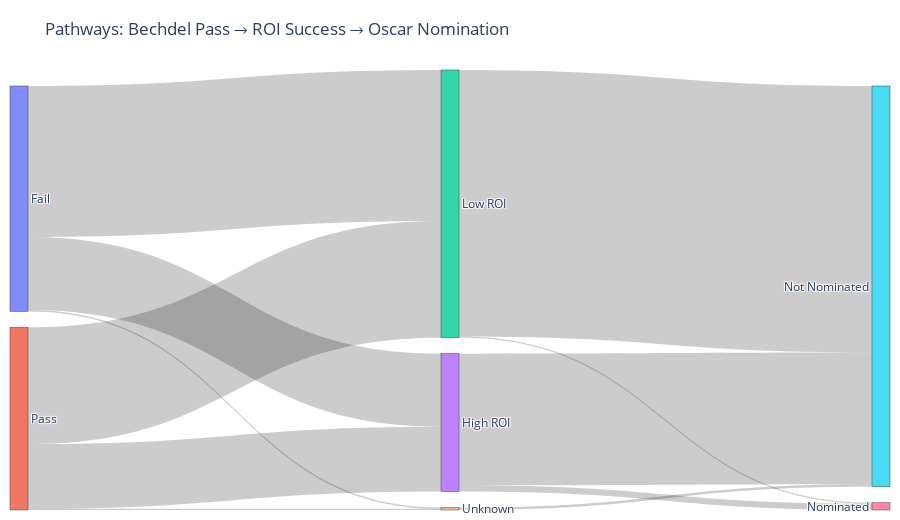

Write notebook code for a chart like this one.
### Code cell
import numpy as np
import pandas as pd
import plotly.graph_objects as go

d = df.copy()
d["roi"] = pd.to_numeric(d["roi"], errors="coerce")
d["osc_nominations"] = pd.to_numeric(d.get("osc_nominations", 0), errors="coerce").fillna(0)

# ---- ROI bucket (robust) ----
d["roi_bucket"] = pd.NA
mask = d["roi"].notna()
if mask.sum() >= 50:
    thr = d.loc[mask, "roi"].quantile(0.66)
    # assign ONLY to the masked rows; RHS has same length
    d.loc[mask, "roi_bucket"] = np.where(d.loc[mask, "roi"] >= thr, "High ROI", "Low ROI")
else:
    d.loc[mask, "roi_bucket"] = "Low ROI"   # or keep as NA
# fill the rest for Sankey
d["roi_bucket"] = d["roi_bucket"].fillna("Unknown")

# ---- Nomination flag ----
d["nominated"] = np.where(d["osc_nominations"] > 0, "Nominated", "Not Nominated")

# ---- Bechdel pass flag (if not already present) ----
if "bechdel_pass" not in d.columns:
    d["bechdel_pass"] = (
        d.get("binary", "")
         .astype(str).str.upper().isin(["PASS","1","TRUE","YES"])
         .astype(int)
    )
d["pass_stage"] = np.where(d["bechdel_pass"] == 1, "Pass", "Fail")

# ---- Build Sankey counts ----
from collections import Counter
flows = Counter()
rows = d.dropna(subset=["pass_stage", "roi_bucket", "nominated"])

for _, row in rows.iterrows():
    flows[(row["pass_stage"], row["roi_bucket"])] += 1
    flows[(row["roi_bucket"], row["nominated"])] += 1

# nodes in a sensible order
order = ["Fail", "Pass", "Low ROI", "High ROI", "Unknown", "Not Nominated", "Nominated"]
nodes = [n for n in order if any(a==n or b==n for a,b in flows.keys())]
idx = {name:i for i,name in enumerate(nodes)}

src, tgt, val = [], [], []
for (a, b), v in flows.items():
    src.append(idx[a]); tgt.append(idx[b]); val.append(int(v))

fig = go.Figure(go.Sankey(
    node=dict(label=nodes, pad=16, thickness=18),
    link=dict(source=src, target=tgt, value=val)
))
fig.update_layout(
    title="Pathways: Bechdel Pass → ROI Success → Oscar Nomination",
    height=520, margin=dict(l=10, r=10, t=70, b=10)
)
fig.show()

### Figure 1 — Plotly figure (JSON) as saved in the notebook; plotly's stock layout.template omitted (floating-point values rounded to 4 significant figures)
{"data": [{"link": {"source": [0, 2, 1, 0, 3, 1, 3, 0, 4, 1, 2], "target": [2, 5, 2, 3, 6, 3, 5, 4, 5, 4, 6], "value": [664, 1172, 513, 321, 27, 285, 579, 6, 11, 5, 5]}, "node": {"label": ["Fail", "Pass", "Low ROI", "High ROI", "Unknown", "Not Nominated", "Nominated"], "pad": 16, "thickness": 18}, "type": "sankey"}], "layout": {"height": 520, "margin": {"b": 10, "l": 10, "r": 10, "t": 70}, "title": {"text": "Pathways: Bechdel Pass → ROI Success → Oscar Nomination"}}}
